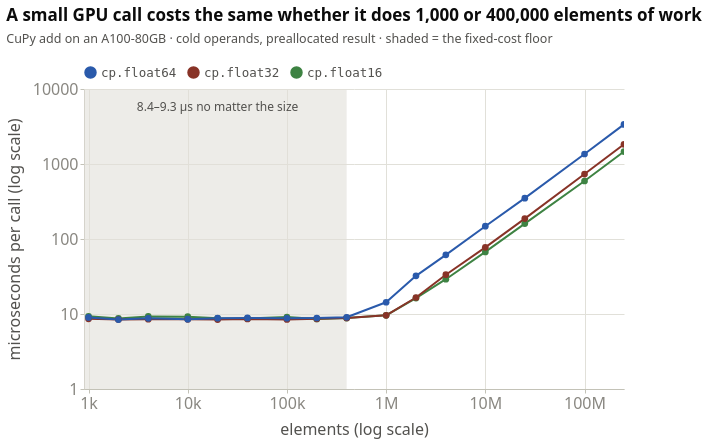

Notebook cell for this chart:
### Markdown cell above
---

## 2 · Every call has a fixed cost

Before a GPU does any arithmetic, Python has to prepare the call and the
framework has to choose a **kernel** (the compiled function that runs on the GPU)
and launch it. That cost does not depend on how much data you pass.

### Code cell
style.show(figures.gpu_call_floor(d))

### Figure 1 — Vega-Lite specification as saved in the notebook (floating-point values rounded to 4 significant figures)
{"config": {"background": "transparent", "font": "Cochineal, system-ui, -apple-system, \"Segoe UI\", sans-serif", "padding": {"left": 6, "right": 18, "top": 6, "bottom": 6}, "view": {"stroke": null, "continuousWidth": 620, "continuousHeight": 300}, "axis": {"labelFont": "Cochineal, system-ui, -apple-system, \"Segoe UI\", sans-serif", "titleFont": "Cochineal, system-ui, -apple-system, \"Segoe UI\", sans-serif", "labelColor": "#898781", "titleColor": "#52514e", "labelFontSize": 12.5, "titleFontSize": 12.5, "titleFontWeight": 500, "titlePadding": 10, "domainColor": "#c3c2b7", "domainWidth": 1, "tickColor": "#c3c2b7", "tickSize": 4, "gridColor": "#e1e0d9", "gridWidth": 1, "gridDash": []}, "legend": {"labelFont": "Cochineal, system-ui, -apple-system, \"Segoe UI\", sans-serif", "titleFont": "Cochineal, system-ui, -apple-system, \"Segoe UI\", sans-serif", "labelColor": "#52514e", "titleColor": "#52514e", "labelFontSize": 12.5, "titleFontSize": 12.5, "titleFontWeight": 500, "symbolType": "circle", "symbolSize": 110, "orient": "top", "direction": "horizontal", "offset": 10, "titlePadding": 10, "labelLimit": 360}, "title": {"font": "Cochineal, system-ui, -apple-system, \"Segoe UI\", sans-serif", "color": "#0b0b0b", "fontSize": 17, "fontWeight": 600, "subtitleFont": "Cochineal, system-ui, -apple-system, \"Segoe UI\", sans-serif", "subtitleColor": "#52514e", "subtitleFontSize": 12.5, "subtitlePadding": 8, "anchor": "start", "offset": 16, "dy": -4}, "header": {"labelFont": "Cochineal, system-ui, -apple-system, \"Segoe UI\", sans-serif", "titleFont": "Cochineal, system-ui, -apple-system, \"Segoe UI\", sans-serif", "labelColor": "#52514e", "titleColor": "#52514e", "labelFontSize": 13, "labelFontWeight": 600, "titleFontSize": 12.5}, "range": {"category": ["#2a5aab", "#883327", "#3e8343", "#349ab6"], "heatmap": ["#cfdff9", "#a4bfeb", "#759cdc", "#4c7bc8", "#2a5aab", "#1f4584", "#17315d"], "ramp": ["#cfdff9", "#a4bfeb", "#759cdc", "#4c7bc8", "#2a5aab", "#1f4584", "#17315d"]}, "bar": {"cornerRadiusEnd": 4, "discreteBandSize": 16}, "point": {"size": 100, "filled": true, "stroke": "transparent", "strokeWidth": 2, "opacity": 1}, "line": {"strokeWidth": 2, "strokeCap": "round", "strokeJoin": "round"}, "rule": {"strokeWidth": 1}, "text": {"font": "Cochineal, system-ui, -apple-system, \"Segoe UI\", sans-serif", "fontSize": 12, "color": "#52514e"}}, "layer": [{"data": {"name": "data-7576673a547e2879f25ba3129baea8fd"}, "mark": {"type": "rect", "color": "#e1e0d9", "opacity": 0.6}, "encoding": {"x": {"field": "x1", "type": "quantitative"}, "x2": {"field": "x2"}}, "name": "view_f29263efee823736_0"}, {"data": {"name": "data-1992fb8ac3e269d1ba7c4f1b00e9a802"}, "mark": {"type": "line", "point": {"size": 45}}, "encoding": {"color": {"field": "implementation", "legend": {"labelExpr": "datum.label == 'GPU fp64' ? 'cp.float64' : datum.label == 'GPU fp32' ? 'cp.float32' : 'cp.float16'", "labelFont": "monospace", "title": null}, "scale": {"domain": ["GPU fp64", "GPU fp32", "GPU fp16"], "range": ["#2a5aab", "#883327", "#3e8343", "#349ab6"]}, "sort": ["GPU fp64", "GPU fp32", "GPU fp16"], "type": "nominal"}, "tooltip": [{"field": "implementation", "title": "dtype", "type": "nominal"}, {"field": "n_elem", "format": ",", "title": "elements", "type": "quantitative"}, {"field": "us", "format": ".2f", "title": "µs / call", "type": "quantitative"}], "x": {"axis": {"format": "~s", "labelFontSize": 16, "titleFontSize": 16, "values": [1000, 10000, 100000, 1000000, 10000000, 100000000]}, "field": "n_elem", "scale": {"nice": false, "type": "log"}, "title": "elements (log scale)", "type": "quantitative"}, "y": {"axis": {"format": "~g", "labelFontSize": 16, "titleFontSize": 16, "values": [1, 10, 100, 1000, 10000]}, "field": "us", "scale": {"type": "log"}, "title": "microseconds per call (log scale)", "type": "quantitative"}}}, {"data": {"name": "data-2063787b23fffe9589b795f7d72c8748"}, "mark": {"type": "text", "align": "center", "color": "#52514e", "dx": 0, "fontSize": 12}, "encoding": {"text": {"field": "t", "type": "nominal"}, "x": {"field": "x", "type": "quantitative"}, "y": {"value": 18}}}], "height": 300, "params": [{"name": "param_1e9efca18e7a2868", "select": {"type": "interval", "encodings": ["x", "y"]}, "bind": "scales", "views": ["view_f29263efee823736_0"]}], "title": {"text": "A small GPU call costs the same whether it does 1,000 or 400,000 elements of work", "subtitle": "CuPy add on an A100-80GB · cold operands, preallocated result · shaded = the fixed-cost floor"}, "width": 540, "$schema": "https://vega.github.io/schema/vega-lite/v6.4.1.json", "datasets": {"data-7576673a547e2879f25ba3129baea8fd": [{"x1": 900.0, "x2": 400000.0}], "data-1992fb8ac3e269d1ba7c4f1b00e9a802": [{"implementation": "GPU fp16", "n_elem": 1000, "us": 9.3}, {"implementation": "GPU fp32", "n_elem": 1000, "us": 8.637}, {"implementation": "GPU fp64", "n_elem": 1000, "us": 8.99}, {"implementation": "GPU fp16", "n_elem": 2000, "us": 8.732}, {"implementation": "GPU fp32", "n_elem": 2000, "us": 8.442}, {"implementation": "GPU fp64", "n_elem": 2000, "us": 8.423}, {"implementation": "GPU fp16", "n_elem": 4000, "us": 9.289}, {"implementation": "GPU fp32", "n_elem": 4000, "us": 8.538}, {"implementation": "GPU fp64", "n_elem": 4000, "us": 8.752}, {"implementation": "GPU fp16", "n_elem": 10000, "us": 9.208}, {"implementation": "GPU fp32", "n_elem": 10000, "us": 8.5}, {"implementation": "GPU fp64", "n_elem": 10000, "us": 8.525}, {"implementation": "GPU fp16", "n_elem": 20000, "us": 8.769}, {"implementation": "GPU fp32", "n_elem": 20000, "us": 8.439}, {"implementation": "GPU fp64", "n_elem": 20000, "us": 8.809}, {"implementation": "GPU fp16", "n_elem": 40000, "us": 8.697}, {"implementation": "GPU fp32", "n_elem": 40000, "us": 8.585}, {"implementation": "GPU fp64", "n_elem": 40000, "us": 8.861}, {"implementation": "GPU fp16", "n_elem": 100000, "us": 9.089}, {"implementation": "GPU fp32", "n_elem": 100000, "us": 8.456}, {"implementation": "GPU fp64", "n_elem": 100000, "us": 8.778}, {"implementation": "GPU fp16", "n_elem": 200000, "us": 8.597}, {"implementation": "GPU fp32", "n_elem": 200000, "us": 8.624}, {"implementation": "GPU fp64", "n_elem": 200000, "us": 8.841}, {"implementation": "GPU fp16", "n_elem": 400000, "us": 8.822}, {"implementation": "GPU fp32", "n_elem": 400000, "us": 8.858}, {"implementation": "GPU fp64", "n_elem": 400000, "us": 9.049}, {"implementation": "GPU fp16", "n_elem": 1000000, "us": 9.614}, {"implementation": "GPU fp32", "n_elem": 1000000, "us": 9.589}, {"implementation": "GPU fp64", "n_elem": 1000000, "us": 14.34}, {"implementation": "GPU fp16", "n_elem": 2000000, "us": 16.3}, {"implementation": "GPU fp32", "n_elem": 2000000, "us": 16.6}, {"implementation": "GPU fp64", "n_elem": 2000000, "us": 32.28}, {"implementation": "GPU fp16", "n_elem": 4000000, "us": 29.1}, {"implementation": "GPU fp32", "n_elem": 4000000, "us": 33.4}, {"implementation": "GPU fp64", "n_elem": 4000000, "us": 61.55}, {"implementation": "GPU fp16", "n_elem": 10000000, "us": 67.26}, {"implementation": "GPU fp32", "n_elem": 10000000, "us": 77.38}, {"implementation": "GPU fp64", "n_elem": 10000000, "us": 148.2}, {"implementation": "GPU fp16", "n_elem": 25000000, "us": 160.4}, {"implementation": "GPU fp32", "n_elem": 25000000, "us": 187.2}, {"implementation": "GPU fp64", "n_elem": 25000000, "us": 350.5}, {"implementation": "GPU fp16", "n_elem": 100000000, "us": 593.5}, {"implementation": "GPU fp32", "n_elem": 100000000, "us": 734.9}, {"implementation": "GPU fp64", "n_elem": 100000000, "us": 1359.0}, {"implementation": "GPU fp16", "n_elem": 250000000, "us": 1464.0}, {"implementation": "GPU fp32", "n_elem": 250000000, "us": 1830.0}, {"implementation": "GPU fp64", "n_elem": 250000000, "us": 3372.0}], "data-2063787b23fffe9589b795f7d72c8748": [{"x": 20000.0, "t": "8.4–9.3 µs no matter the size"}]}}
